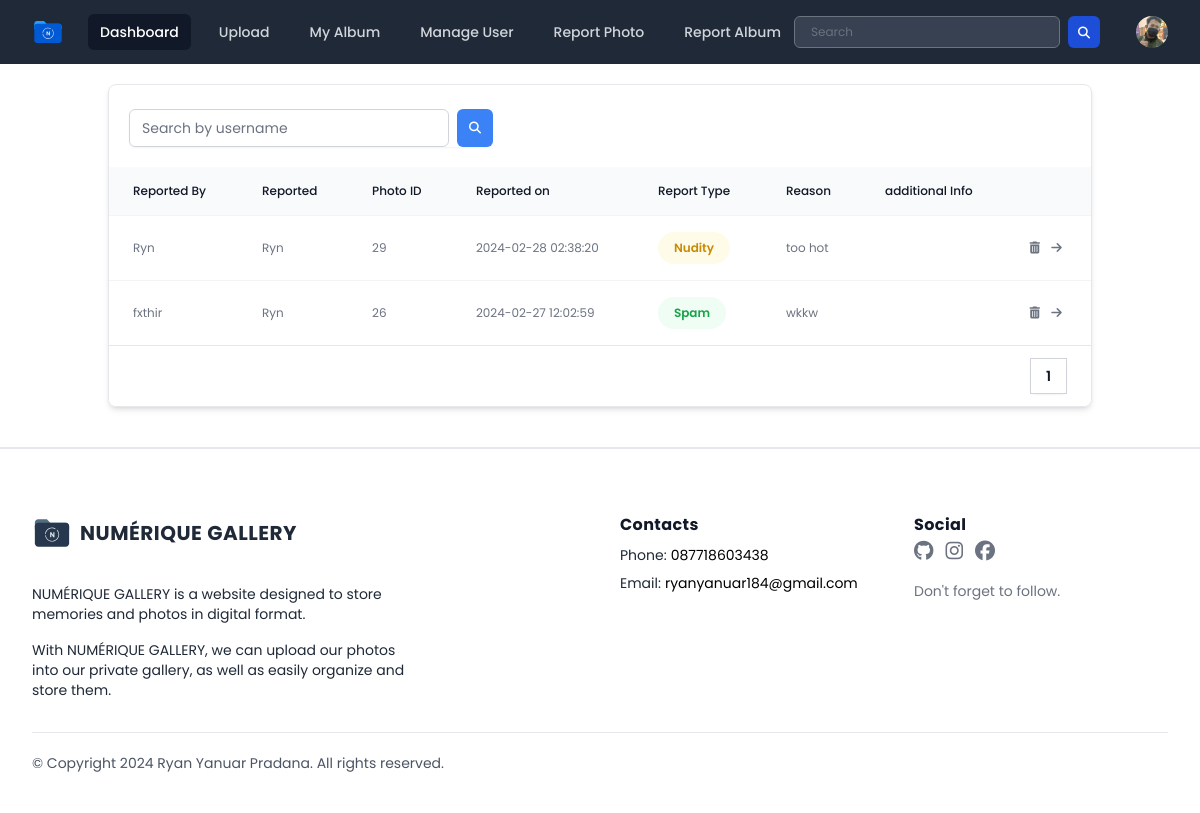
/public/page/admin/report/reportPhoto.php (signed in), run on the app's committed database.
### tables this page shows
CREATE TABLE `users` (
  `userID` int(11) NOT NULL,
  `name` varchar(255) DEFAULT NULL,
  `username` varchar(50) NOT NULL,
  `password` varchar(255) NOT NULL,
  `email` varchar(100) NOT NULL,
  `access_level` varchar(50) DEFAULT 'user',
  `last_login` datetime DEFAULT NULL,
  `createdAt` timestamp NOT NULL DEFAULT current_timestamp(),
  `profile_photo` varchar(255) DEFAULT 'default_profile.svg'
);

CREATE TABLE `reports` (
  `reportID` int(11) NOT NULL,
  `reportType` varchar(50) NOT NULL,
  `photoID` int(11) DEFAULT NULL,
  `reason` varchar(255) NOT NULL,
  `additionalInfo` text DEFAULT NULL,
  `reportedBy` int(11) NOT NULL,
  `reportedUser` int(11) NOT NULL,
  `reportedAt` timestamp NOT NULL DEFAULT current_timestamp()
);

### public/page/admin/report/reportPhoto.php (the view, shortened to what this page needs)
<?php
include "../../../../database/koneksi.php";
$username = $_SESSION["username"];
$query = "SELECT * FROM users WHERE username = '$username'";
$result = mysqli_query($conn, $query);
if ($result && mysqli_num_rows($result) > 0) {
    $row = mysqli_fetch_assoc($result);
    $profile_photo = $row['profile_photo'];
} else {
    echo "Error: " . mysqli_error($conn);
}
$queryTotalRows = "SELECT COUNT(*) as total FROM reports";
$resultTotalRows = mysqli_query($conn, $queryTotalRows);
$totalRows = mysqli_fetch_assoc($resultTotalRows)['total'];
$rowsPerPage = 10;
$totalPages = ceil($totalRows / $rowsPerPage);
$current_page = isset($_GET['page']) ? $_GET['page'] : 1;
$offset = ($current_page - 1) * $rowsPerPage;
?>
<!DOCTYPE html>
<html lang="en">
<head>
    <link rel="stylesheet" href="../../../css/output.css">
    <link rel="stylesheet" href="../../../css/style.css">
    <link rel="stylesheet" href="../../../css/all.min.css">
    <link rel="stylesheet" href="../../../css/fontawesome.min.css">
</head>
<body class="h-screen overflow-x-hidden font-poppins">
    <div x-data="{ open: false, profileMenuOpen: false }">
        <nav class="bg-gray-800">
            <div class="mx-auto max-w-7xl px-2 sm:px-6 lg:px-8">
                <div class="relative flex h-16 items-center justify-between">
                    <div class="flex flex-1 items-center justify-center sm:items-stretch sm:justify-start">
                        <div class="flex flex-shrink-0 items-center">
                            <img class="h-8 w-auto" src="../../../assets/logo/logo-secondary.svg" alt="Numérique Gallery">
                        </div>
                        <div class="hidden sm:ml-6 sm:block">
                            <div class="flex space-x-4">
                                <a href="../../user/dashboard.php" class="bg-gray-900 text-white rounded-md px-3 py-2 text-sm font-medium" aria-current="page">Dashboard</a>
                                <a href="../../user/uploads.php" class="text-gray-300 hover:bg-gray-700 hover:text-white rounded-md px-3 py-2 text-sm font-medium">Upload</a>
                                <a href="../../user/album.php" class="text-gray-300 hover:bg-gray-700 hover:text-white rounded-md px-3 py-2 text-sm font-medium">My Album</a>
                                <a href="../manage-user.php" class="text-gray-300 hover:bg-gray-700 hover:text-white rounded-md px-3 py-2 text-sm font-medium">Manage User</a>
                                <a href="./reportPhoto.php" class="text-gray-300 hover:bg-gray-700 hover:text-white rounded-md px-3 py-2 text-sm font-medium">Report Photo</a>
                                <a href="./reportAlbum.php" class="text-gray-300 hover:bg-gray-700 hover:text-white rounded-md px-3 py-2 text-sm font-medium">Report Album</a>
                            </div>
                        </div>
                    </div>
                    <div class="flex items-center">
                        <form action="../user/result_search.php" class="flex flex-row gap-2" method="GET">
                            <div class="hidden sm:block">
                                <input type="text" name="search" placeholder="Search" class="bg-gray-700 text-white px-4 py-3 h-8 rounded-md text-xs focus:outline-none focus:shadow-outline">
                            </div>
                            <button type="submit" class="text-white hidden sm:block bg-blue-700 hover:bg-blue-800 focus:ring-4 focus:ring-blue-300 font-medium rounded-md text-sm  h-8 w-8 dark:bg-blue-600 dark:hover:bg-blue-700 focus:outline-none dark:focus:ring-blue-800"><i class="fa-solid fa-magnifying-glass text-xs mx-auto"></i></button>
                        </form>
                        <div class="absolute inset-y-0 right-0 flex items-center pr-2 sm:static sm:inset-auto sm:ml-6 sm:pr-0">
                            <div class="relative ml-3">
                                <div>
                                    <button @click="profileMenuOpen = !profileMenuOpen" type="button" class="relative flex rounded-full bg-gray-800 text-sm focus:outline-none focus:ring-2 focus:ring-white focus:ring-offset-2 focus:ring-offset-gray-800" id="user-menu-button" aria-expanded="false" aria-haspopup="true">
                                        <span class="absolute -inset-1.5"></span>
                                        <img class="h-8 w-8 rounded-full" src="../../../../database/uploads/<?= $profile_photo ?>" alt="<?= $row['username'] ?> profile photo">
                                    </button>
                                </div>
                            </div>
                        </div>
                    </div>
                </div>
            </div>
        </nav>
    </div>
    <div class="container mx-auto ">
        <div class="overflow-hidden rounded-lg border border-gray-200 shadow-md m-5">
            <div class="m-5 flex justify-between">
                <form action="search.php" method="GET">
                    <div class="mt-1 relative flex gap-2 rounded-md shadow-sm">
                        <input type="text" name="search" id="search" class="focus:ring-indigo-500 w-80 focus:border-indigo-500 inline pr-10 sm:text-sm border-gray-300 rounded-md" placeholder="Search by username">
                        <button type="submit" class="inset-y-0 right-0 px-3 py-2 bg-blue-500 text-white text-xs rounded-md hover:bg-indigo-600 focus:outline-none focus:bg-indigo-600"><i class="fa-solid fa-magnifying-glass"></i></button>
                    </div>
                </form>
            </div>
            <div class="overflow-x-auto">
                <table class="w-full border-collapse bg-white text-left text-xs text-gray-500">
                    <thead class="bg-gray-50">
                        <tr>
                            <th scope="col" class="px-6 py-4 font-medium text-gray-900">Reported By</th>
                            <th scope="col" class="px-6 py-4 font-medium text-gray-900">Reported</th>
                            <th scope="col" class="px-6 py-4 font-medium text-gray-900">Photo ID</th>
                            <th scope="col" class="px-6 py-4 font-medium text-gray-900">Reported on</th>
                            <th scope="col" class="px-6 py-4 font-medium text-gray-900">Report Type</th>
                            <th scope="col" class="px-6 py-4 font-medium text-gray-900">Reason</th>
                            <th scope="col" class="px-6 py-4 font-medium text-gray-900">additional Info</th>
                            <th scope="col" class="px-6 py-4 font-medium text-gray-900"></th>
                        </tr>
                    </thead>
                    <tbody class="divide-y divide-gray-100 border-t border-gray-100">
                        <?php
                        $queryReport = "SELECT reports.reportID, reports.reportType, reports.photoID, reports.reason, reports.additionalInfo, users.username AS reportedBy,
                    reported_users.username AS reportedUser, reports.reportedAt
                    FROM reports
                    INNER JOIN users ON reports.reportedBy = users.userID
                    INNER JOIN users AS reported_users ON reports.reportedUser = reported_users.userID
                    ORDER BY reports.reportedAt DESC LIMIT $rowsPerPage OFFSET $offset";
                        $resultReport = mysqli_query($conn, $queryReport);
                        if ($resultReport && mysqli_num_rows($resultReport) > 0) {
                            while ($row = mysqli_fetch_assoc($resultReport)) {
                        ?>
                                <tr class="hover:bg-gray-50">
                                    <td class="px-6 py-4"><?= $row['reportedBy'] ?></td>
                                    <td class="px-6 py-4"><?= $row['reportedUser'] ?></td>
                                    <td class="px-6 py-4"><?= $row['photoID'] ?></td>
                                    <td class="px-6 py-4"><?= $row['reportedAt'] ?></td>
                                    <td class="px-6 py-4">
                                        <?php if ($row['reportType'] === 'spam') : ?>
                                            <span class="inline-flex items-center gap-1 rounded-full bg-green-50 px-4 py-2 text-xs font-semibold text-green-600">Spam</span>
                                        <?php elseif ($row['reportType'] === 'nudity') : ?>
                                            <span class="inline-flex items-center gap-1 rounded-full bg-yellow-50 px-4 py-2 text-xs font-semibold text-yellow-600">Nudity</span>
                                        <?php elseif ($row['reportType'] === "violence") : ?>
                                            <span class="inline-flex items-center gap-1 rounded-full bg-orange-50 px-4 py-2 text-xs font-semibold text-orange-600">Violence</span>
                                        <?php elseif ($row['reportType'] === "terrorism") : ?>
                                            <span class="inline-flex items-center gap-1 rounded-full bg-red-50 px-4 py-2 text-xs font-semibold text-red-600">Terrorism</span>
                                        <?php elseif ($row['reportType'] === "hate_speech") : ?>
                                            <span class="inline-flex items-center gap-1 rounded-full bg-purple-50 px-4 py-2 text-xs font-semibold text-purple-600">Hate Speech</span>
                                        <?php elseif ($row['reportType'] === "sexual_harrasment") : ?>
                                            <span class="inline-flex items-center gap-1 rounded-full bg-blue-50 px-4 py-2 text-xs font-semibold text-blue-600">Sexual Harassment</span>
                                        <?php endif; ?>
                                    </td>
                                    <td class="px-6 py-4"><?= $row['reason'] ?></td>
                                    <td class="px-6 py-4"><?= $row['additionalInfo'] ?></td>
                                    <td class="px-6 py-4">
                                        <a href="./detele_photo_reports.php?reportID=<?= $row['reportID'] ?>" class="hover:text-red-600 ease-in-out mr-2">
                                            <i class="fa-solid fa-trash-can font-normal"></i>
                                        </a>
                                        <a href="../../user/albumUser/photoAlbum.php?photoID=<?= $row['photoID'] ?>" class="hover:text-blue-600 ease-in-out">
                                            <i class="fa-solid fa-arrow-right font-normal"></i>
                                        </a>
                                    </td>
                                </tr>
                            <?php
                            }
                        } else {
                            ?>
                            <tr>
                                <td colspan="7" class="text-center py-4">No reports found.</td>
                            </tr>
                        <?php
                        }
                        ?>
                    </tbody>
                </table>
            </div>
            <div class="flex items-center justify-between border-t border-gray-200 bg-white px-4 py-3 sm:px-6">
                <div class="hidden sm:flex sm:flex-1 sm:items-center sm:justify-between">
                    <div>
                        <nav class="isolate inline-flex -space-x-px rounded-md shadow-sm" aria-label="Pagination">
                            <?php for ($i = 1; $i <= $totalPages; $i++) : ?>
                                <a href="?page=<?= $i ?>" class="relative inline-flex items-center px-4 py-2 text-sm font-semibold text-gray-900 ring-1 ring-inset ring-gray-300 hover:bg-gray-50 focus:z-20 focus:outline-offset-0">
                                    <?= $i ?>
                                </a>
                            <?php endfor; ?>
                        </nav>
                    </div>
                </div>
            </div>
        </div>
    </div>
    <div class="px-4 pt-16 mx-auto sm:max-w-xl md:max-w-full lg:max-w-screen-xl md:px-24 lg:px-8 border-t-2 mt-10">
        <div class="grid gap-10 row-gap-6 mb-8 sm:grid-cols-2 lg:grid-cols-4">
            <div class="sm:col-span-2">
                <a href="../../user/dashboard.php" aria-label="Go home" title="Company" class="inline-flex items-center">
                    <img src="../../../assets/logo/logo-main.svg" class="h-10 w-auto" alt="Numérique Gallery">
                    <span class="ml-2 text-xl font-bold tracking-wide text-gray-800 uppercase">Numérique Gallery</span>
                </a>
                <div class="mt-6 lg:max-w-sm">
                    <p class="text-sm text-gray-800">
                        NUMÉRIQUE GALLERY is a website designed to store memories and photos in digital format.
                    </p>
                    <p class="mt-4 text-sm text-gray-800">
                        With NUMÉRIQUE GALLERY, we can upload our photos into our private gallery, as well as easily
                        organize and store them.
                    </p>
                </div>
            </div>
            <div class="space-y-2 text-sm">
                <p class="text-base font-bold tracking-wide text-gray-900">Contacts</p>
                <div class="flex">
                    <p class="mr-1 text-gray-800">Phone:</p>
                    <span class="transition-colors duration-300 text-deep-purple-accent-400 hover:text-deep-purple-800">087718603438</span>
                </div>
                <div class="flex">
                    <p class="mr-1 text-gray-800">Email:</p>
                    <span class="transition-colors duration-300 text-deep-purple-accent-400 hover:text-deep-purple-800">ryanyanuar184@gmail.com</span>
                </div>
            </div>
            <div>
                <span class="text-base font-bold tracking-wide text-gray-900">Social</span>
                <div class="flex items-center mt-1 space-x-3">
                    <a href="https://github.com/Rynr615" target="_blank" class="text-gray-500 transition-colors duration-300 hover:text-gray-500">
                        <i class="fa-brands fa-github text-xl"></i>
                    </a>
                    <a href="https://www.instagram.com/ryn_ynr/" target="_blank" class="text-gray-500 transition-colors duration-300 hover:hover:text-gray-500">
                        <i class="fa-brands fa-instagram text-xl"></i>
                    </a>
                    <a href="https://www.facebook.com/profile.php?id=100055706964435" target="_blank" class="text-gray-500 transition-colors duration-300 hover:hover:text-gray-500">
                        <i class="fa-brands fa-facebook text-xl"></i>
                    </a>
                </div>
                <p class="mt-4 text-sm text-gray-500">
                    Don't forget to follow.
                </p>
            </div>
        </div>
        <div class="flex flex-col-reverse justify-between pt-5 pb-10 border-t lg:flex-row">
            <p class="text-sm text-gray-600">
                © Copyright 2024 Ryan Yanuar Pradana. All rights reserved.
            </p>
        </div>
    </div>
</body>
</html>

### public/css/style.css (style rules this page uses)
* { font-family : 'Poppins', sans-serif; }

### data on the page
users: profile_photo (picture)
reports: reportedBy.username "Ryn", photoID "29", reportedAt "2024-02-28 02:38:20", reportType "Nudity", reason "too hot"
reports: reportedBy.username "fxthir", reportedUser.username "Ryn", photoID "26", reportedAt "2024-02-27 12:02:59", reportType "Spam", reason "wkkw"
